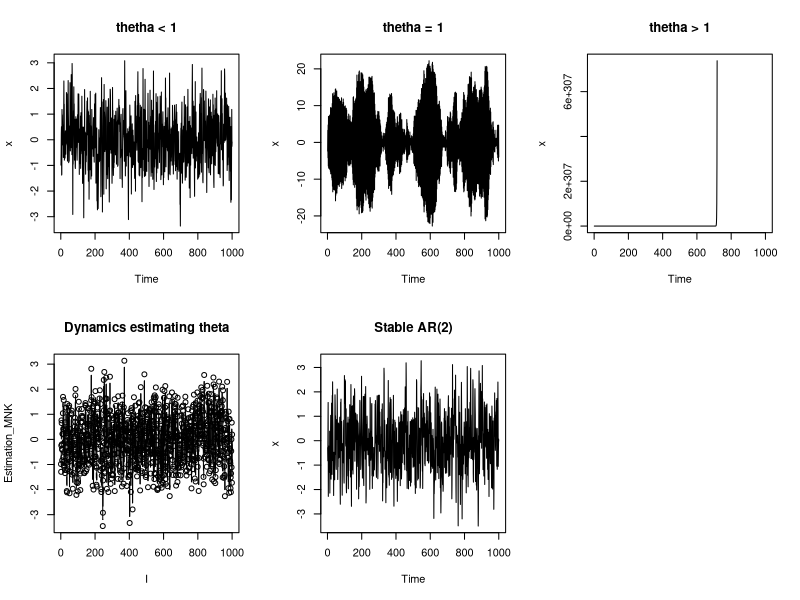

Write the R code that produced this figure.
library("stats")

AR<-function(theta,n){ # Вариация процесса, с передаваемыми theta. Вообще это процесс общего порядка, но тк я передаю
                       # Тета, то порядок эквивалентен размерности тета.  
    p<-length(theta)
    x<-rnorm(n+p)# Вектор размерности n+p

    for (i in (p+1):(n+p)) {
    x[i] <- sum(theta * rev(x[(i-p):(i-1)])) + rnorm(1)
    }

    x <- x[(p+1):(n+p)]

    return(x)
}

Estimation_MNK <- function(x) {
  n <- length(x)
  numerator <- 0
  denominator <- 0

  for (i in 2:n) {
    numerator <- numerator + x[i] * x[i-1]
    denominator <- denominator + x[i-1] * x[i-1]
  }

  theta <- numerator / denominator

  return(theta)
}

Estimation_MLE <- function(x) {
  n <- length(x)
  numerator <- 0
  denominator <- 0

  for (i in 2:n) {
    numerator <- numerator + x[i] * x[i-1]
    denominator <- denominator + x[i-1] * x[i-1]
  }

  theta <- numerator / denominator

  return(theta)
}


Generate_vector_theta_stationary <- function() { # размерность 2
  max_iterations <- 1000
  num_iterations <- 0

 while (num_iterations < max_iterations) {
   theta_local <- c(rnorm(1), rnorm(1))
   roots <- polyroot(c(-theta_local[2], -theta_local[1], 1))

   if (all(abs(roots)) < 1) {
     return(theta_local)
   }

   num_iterations <- num_iterations + 1
 }

 # Если не удалось найти устойчивый вектор theta
 return(c(0.5, -0.2))
}

#######################################################
#                      Задания                        #
#######################################################
par(mfrow = c(2, 3)) # Разбил окно вывод графков на сетку 2*3
############ 1 ##########


########################
#       Типы тета:     #
#    1 - |theta| < 1   #
#    2 - |theta| = 1   #
#    3 - |theta| > 1   #
########################

theta1 <- rnorm(1, mean=0, sd=0.5)

theta2 <- sample(c(-1, 1), 1)

theta3 <- rnorm(1, mean=2, sd=1)


# 1.1
theta <- c(theta1)
n<-1000
x<- AR(theta,n)
# png(filename="./AR_Plots/theta_lower_1.png")
plot.ts(x, main = "thetha < 1")
# dev.off()

# 1.2
theta <- c(theta2)
n <-1000
x <- AR(theta,n)
# png(filename="./AR_Plots/theta_equal_1.png")
plot.ts(x, main = "thetha = 1")
# dev.off()

# 1.3

theta <- c(theta3)
n <-1000
x <- AR(theta,n)
# png(filename="./AR_Plots/theta_upper_1.png")
plot.ts(x, main = "thetha > 1")
# dev.off()

############ 2 ##########
#Оценка МНК
theta <- c(theta1)
n <-1000
x <- AR(theta,n)

estimated_theta_mnk <- Estimation_MNK(x)
print("############ 2 ##########")
print(paste("Real theta: ", theta, " Estimated theta: ", estimated_theta_mnk))

############ 3 ##########
#Оценка ММН

#
# В случае гауссовского шума МНК и ММП выглядят одинаково.
# Для MП ошибка распредлена нормально, а авторегрессия описывается ошибкой
# Отриц логарифм правдоподоия эквивалентен МНК
# В выводе оценки будут разные потому, что данные заново генерируются.
#
theta <- c(theta1)
n <-1000
x <- AR(theta,n)

estimated_theta_mle <- Estimation_MLE(x)
print("############ 3 ##########")
print(paste("Real theta: ", theta, " Estimated theta: ", estimated_theta_mle))

############ 4 ##########

#4.a

theta <- theta1
n <- 1000
x <- AR(theta,n)
#4.b

estimated_theta_mnk_by_10_numbers <-Estimation_MNK(head(x,10))
print("############ 4 ##########")
print(paste("Real theta: ", theta, " Estimated theta: ", estimated_theta_mnk_by_10_numbers))

#4.c

n <- 1000  # Задайте нужный объем выборки n
estimated_theta_mnk_vector <- numeric(n)

for (i in 11:n) {
  # Оценивание по плывущему окну с шагом 1 элемент
  estimated_theta_mnk_vector[i] <- Estimation_MNK(head(x, i))
}

# Удаление первых 10 пустых элементов
estimated_theta_mnk_vector <- estimated_theta_mnk_vector[12:n]


# estimated_theta_mnk_vector <- rep(NA,n)
# for (i in 11:n){
#   #Пусть первые 11 элементов вектора будут пустые
#   estimated_theta_mnk_vector[i]<-estimated_theta_mnk_by_i_numbers <-Estimation_MNK(head(x,i))
# }
# estimated_theta_mnk_vector <- estimated_theta_mnk_vector[-c(1:11)]


#png(filename="./AR_Plots/Estimation_MNK_from_11_to_1000.png")
plot(x, type = 'b', main = "Dynamics estimating theta", xlab = "I", ylab = "Estimation_MNK", pch = 1)
# dev.off()

############ 5 ##########

theta <- Generate_vector_theta_stationary()
print("############ 5 ##########")
print("Theta vector:")
print(theta)

n <- 1000
x <- AR(theta,n)
plot.ts(x, main = "Stable AR(2)")

############ 6 ##########

model <- arima(x, order=c(2, 0, 0), include.mean=FALSE)

print("############ 6 ##########")
print (model)
